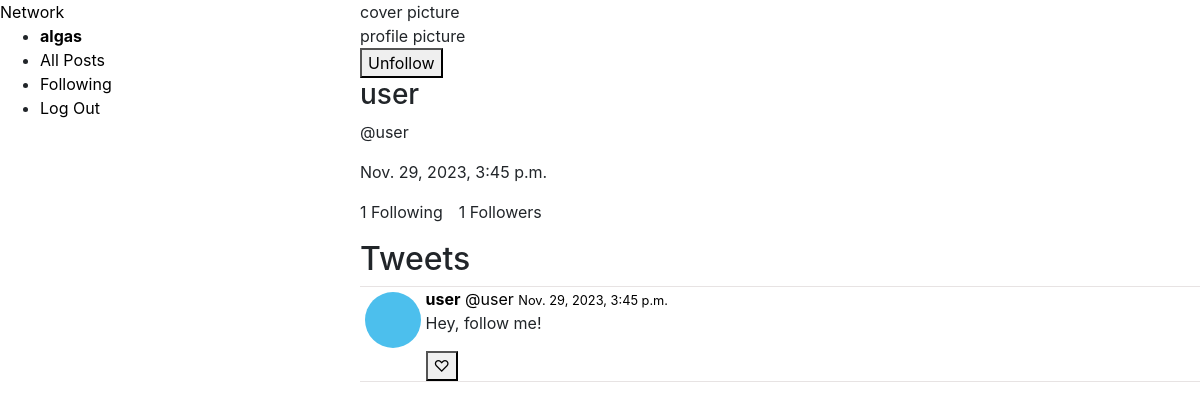
The page /profile/2 (signed in) on the database its author committed.
### network/models.py (models this page shows, shortened)
class User(AbstractUser):
    created_at = models.DateTimeField(default=datetime.now)
    description =  models.TextField(blank=True)

class Tweets(models.Model):
    user = models.ForeignKey(User,
                             on_delete=models.CASCADE,
                                null=True,
                                blank=True)
    body = models.CharField(max_length=280)
    created_at = models.DateTimeField(default=datetime.now, blank=True)
    likes = models.IntegerField(default=0)

### network/views.py (the view)
# urls.py: path("profile/<int:id>", views.profile,name="profile"),
def profile(request,id):
    profile = get_object_or_404(User, id=id)
    tweets = Tweets.objects.filter(user=profile).order_by('-created_at')
    following = Follow.objects.filter(follower=profile)
    followers = Follow.objects.filter(followed=profile)
    try:
        checkFollow = followers.filter(follower=User.objects.get(pk=request.user.id))
        if len(checkFollow)!=0:
            isFollowing = True
        else:
            isFollowing = False
    except:
        isFollowing = False
    return render(request, "network/profile.html",{
        'profile':profile,
        'tweets':tweets,
        'following':following,
        'followers':followers,
        'isFollowing':isFollowing
        })

### network/templates/network/profile.html (shortened to what this page needs)
{% extends "network/layout.html" %}
{% block body %}
{% load static %}
<div>
    <div>
        <div>
            cover picture
        </div>
        <div>
            profile picture
        </div>
        <div>
                {% if request.user.is_authenticated %}
                    {% if profile != request.user %}
                        {% if isFollowing %}
                        <form action="{% url 'unfollow' %}" method="post">
                            <button type="submit">
                                Unfollow
                            </button>
                        </form>
                        {% else %}
                        <form action="{% url 'follow' %}" method="post">
                            {% csrf_token %}
                            <input type="hidden" name="userfollow" value="{{ profile }}">
                            <button type="submit">Follow</button>
                        </form>
                        {% endif %}
                    {% endif %}
                {% endif %}
        </div>
    </div>
    <div>
        <h3>{{profile.username}}</h3>
        <span>@{{profile.username}}</span>
        <p>{{profile.created_at}}</p>
        <div class="tw-follow-display">
            <p>{{following.count}}<span> Following</span></p>
            <p>{{followers.count}}<span> Followers</span></p>
        </div>
    </div>
</div>
<h2>Tweets</h2>
{% for tweet in tweets %}
<div class="tw-tweet">
    <div class="tw-container-pic">
        <div class="tw-card-pic">
        </div>
    </div>
    <div>
        <a href="#">
            <strong>{{tweet.user}}</strong>
            <span>@{{tweet.user}}</span>
            <small>{{tweet.created_at}}</small>
        </a>
        <div>
            <p>{{tweet.body}}</p>
        </div>
        <div>
            <button>♡</button>
        </div>
    </div>
</div>
{% endfor %}
{% endblock %}

### network/templates/network/layout.html (shortened to what this page needs)
{% load static %}
<!DOCTYPE html>
<html lang="en">
  <head>
    <link
      rel="stylesheet"
      href="https://stackpath.bootstrapcdn.com/bootstrap/4.4.1/css/bootstrap.min.css"
    />
    <link href="{% static 'network/styles.css' %}" rel="stylesheet" />
  </head>
  <body>
    <nav>
      <a href="#">Network</a>
      <div>
        <ul>
          {% if user.is_authenticated %}
          <li>
            <a href="#"><strong>{{ user.username }}</strong></a>
          </li>
          {% endif %}
          <li>
            <a href="{% url 'index' %}">All Posts</a>
          </li>
          {% if user.is_authenticated %}
          <li>
            <a href="{% url 'following' %}">Following</a>
          </li>
          <li>
            <a href="{% url 'logout' %}">Log Out</a>
          </li>
          {% endif %}
        </ul>
      </div>
    </nav>
    <div class="body">{% block body %} {% endblock %}</div>
  </body>
</html>

### network/static/network/styles.css (style rules this page uses)
body { display:flex; flex-direction: row; justify-content: space-between; }
nav { width: 30%; }
.body { width: 70%; }
a { text-decoration: none; color: black; cursor: pointer; }

### network/static/network/index.css (style rules this page uses)
.tw-tweet { display: flex; flex-direction: row; border-top: 1px solid rgb(231, 227, 227); border-bottom:1px solid rgb(231, 227, 227); }
.tw-container-pic { margin:0.3rem }
.tw-card-pic { background-color: rgb(76, 191, 237); border-radius: 50%; width: 3.5rem; height: 3.5rem; }
.tw-follow-display { display: flex; gap: 1rem; }

### rows shown on the page
User: username "algas"
User: username "user", created_at "Nov. 29, 2023, 3:45 p.m."
Tweets: user "user", created_at "Nov. 29, 2023, 3:45 p.m.", body "Hey, follow me!"

### other values the page prints
{{ following.count }} "1"
{{ followers.count }} "1"
